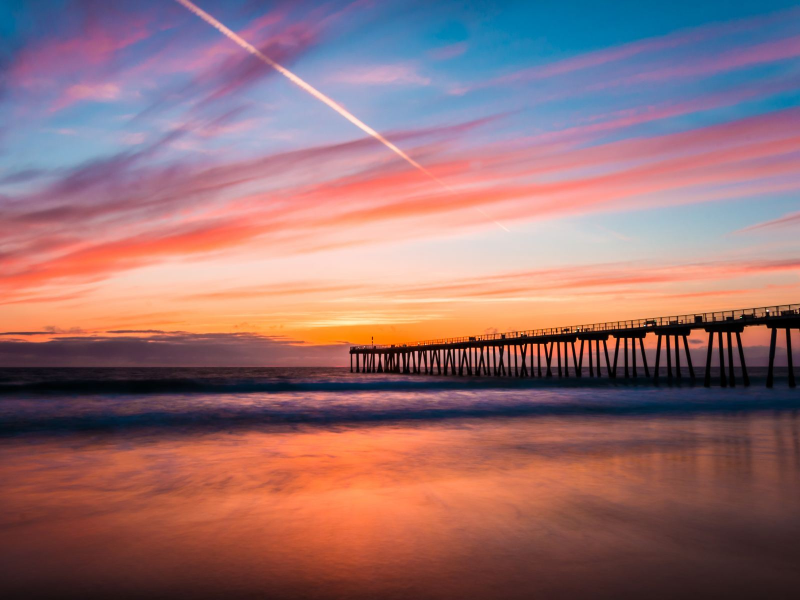
#> input picture data/training/sunset_1.jpg, 1600 x 1200 px, found by its file name (shown at 1/2 size)
$ jupyter execute --allow-errors gmm_clustering.ipynb   (shell and % lines are left out)   (older library calls are emulated)
#> lines starting #> are read from the running program, lines starting #| are printed output that depends on the picture
[cell 1]
import sklearn
import time
from PIL import Image
import numpy as np
from sklearn.mixture import BayesianGaussianMixture,GaussianMixture
import matplotlib.pyplot as plt
import matplotlib.patches as patches
import pandas as pd
from matplotlib.colors import hsv_to_rgb

[cell 2]
N_COLORS = 10

[cell 3]
sunset = Image.open('./data/training/sunset_1.jpg')
#> sunset is the input picture: PIL image 1600x1200 RGB; mean R, G, B 148.9, 110.9, 114.2

[cell 4]
help(sunset.convert)
#> (printed output is left out)

[cell 5]
print(sunset)
#| <PIL.JpegImagePlugin.JpegImageFile image mode=RGB size=1600x1200 at 0x7F2A698FAB50>
sunset.thumbnail((300, 400))
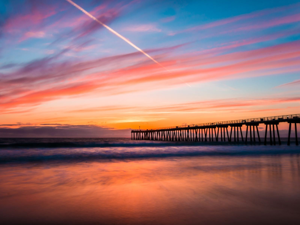
#> sunset: PIL image 300x225 RGB; mean R, G, B 149, 111, 114.4
sunset = sunset.convert('HSV')
#> sunset: PIL image 300x225 HSV; mean H, S, V 100.8, 115.5, 166.8
print(f'resized {sunset}')
#| resized <PIL.Image.Image image mode=HSV size=300x225 at 0x7F2A6029B710>
image = np.array(sunset)
print(image.shape)
#| (225, 300, 3)
plt.imshow(np.array(image))

[cell 6]
print(image.shape)
#| (225, 300, 3)
samples = image.reshape(-1, 3)
print(samples[0])
#| [142 255 145]


$ run again, with data/training/bird_1.jpg copied over data/training/sunset_1.jpg
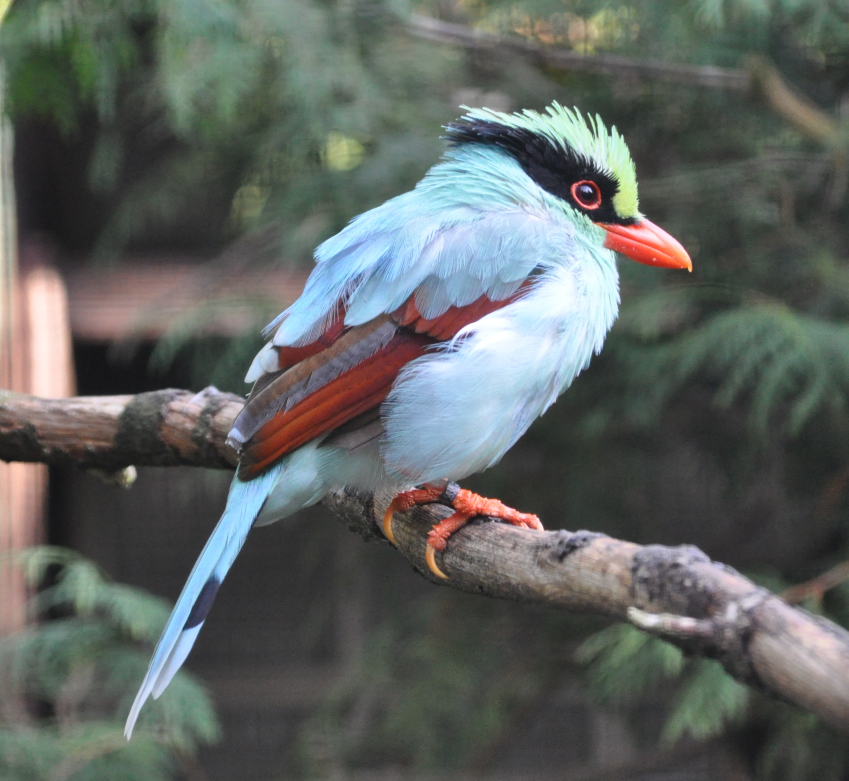
#> input picture data/training/bird_1.jpg, 2546 x 2343 px, found by its file name (shown at 1/3 size)
#> sunset is the input picture: PIL image 2546x2343 RGB; mean R, G, B 95.3, 100, 97.2
#> (printed output is left out)
#| <PIL.JpegImagePlugin.JpegImageFile image mode=RGB size=2546x2343 at 0x7F2A604DC350>
#> `sunset.thumbnail((300, 400))`:
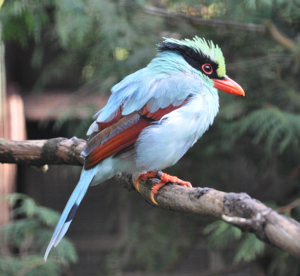
#> sunset: PIL image 300x276 RGB; mean R, G, B 95.3, 100.1, 97.3
#| resized <PIL.Image.Image image mode=HSV size=300x276 at 0x7F2A604D4F90>
#| (276, 300, 3)
#| (276, 300, 3)
#| [ 45  88 227]
